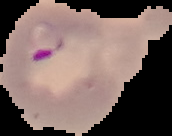
#> input picture images/Parasitized_(231).png, 172 x 136 px; its folder holds 4 pictures in this run
$ jupyter execute --allow-errors test.ipynb
#> lines starting #> are read from the running program, lines starting #| are printed output that depends on the picture
<h1> Library yang digunakan

[cell 1]
import cv2
import numpy as np
import matplotlib.pyplot as plt
import os
from sklearn.model_selection import train_test_split
from sklearn.ensemble import RandomForestClassifier
from sklearn.metrics import accuracy_score, confusion_matrix, precision_score, recall_score, ConfusionMatrixDisplay

<h1> Pra-proses

Direktori gambar untuk model training

[cell 2]
directory_path=r'images'

Pelabelan gambar

[cell 3]
label=[]
for i in os.listdir(directory_path):
    if i.split('_')[0]=='Parasitized':
        label.append("Parasitized")
    elif i.split('_')[0]=='Uninfected':
        label.append("Uninfected")
#> pass 2 of the loop `for i in os.listdir(directory_path):`:
#> pass 3 of the loop `for i in os.listdir(directory_path):`:
#> the loop made 4 passes; the first 3 are shown

Pembuatan fitur

[cell 4]
fitur=[]
for i in os.listdir(directory_path):
    img_train=cv2.imread(os.path.join(directory_path,i))
#> img_train is the input picture: shape (136, 172, 3); mean B, G, R 94.8, 99.6, 120
    img_train_resize=cv2.resize(img_train,(100,100))
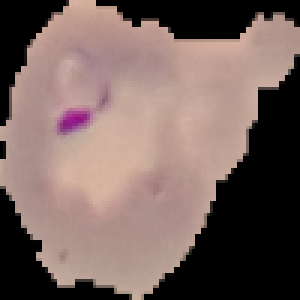
#> img_train_resize: shape (100, 100, 3) (shown 3 times larger); mean B, G, R 94.7, 99.6, 119.9
    fitur.append(img_train_resize)
#> pass 2 of the loop `for i in os.listdir(directory_path):`:
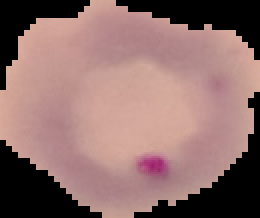
#> input picture images/Parasitized_(235).png, 130 x 109 px (shown 2 times larger)
#> img_train is the input picture: shape (109, 130, 3); mean B, G, R 107, 110.1, 142.3
#> `img_train_resize=cv2.resize(img_train,(100,100))`:
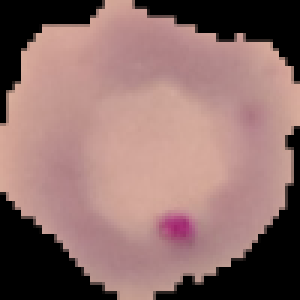
#> img_train_resize: shape (100, 100, 3) (shown 3 times larger); mean B, G, R 106.9, 110, 142.2
#> pass 3 of the loop `for i in os.listdir(directory_path):`:
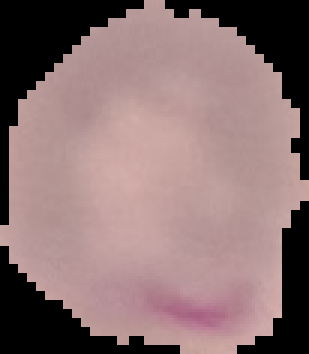
#> input picture images/Parasitized_(236).png, 103 x 118 px (shown 3 times larger)
#> img_train is the input picture: shape (118, 103, 3); mean B, G, R 114, 113.9, 139.1
#> `img_train_resize=cv2.resize(img_train,(100,100))`:
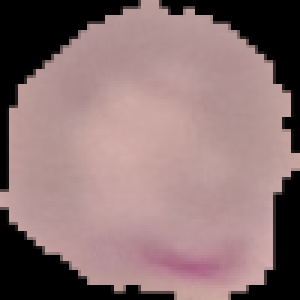
#> img_train_resize: shape (100, 100, 3) (shown 3 times larger); mean B, G, R 113.9, 113.8, 139
#> the loop made 4 passes; the first 3 are shown

Mengecek info dari gambar / fitur yang dimasukkan

[cell 5]
print(np.array(fitur).shape)
#| (4, 100, 100, 3)
